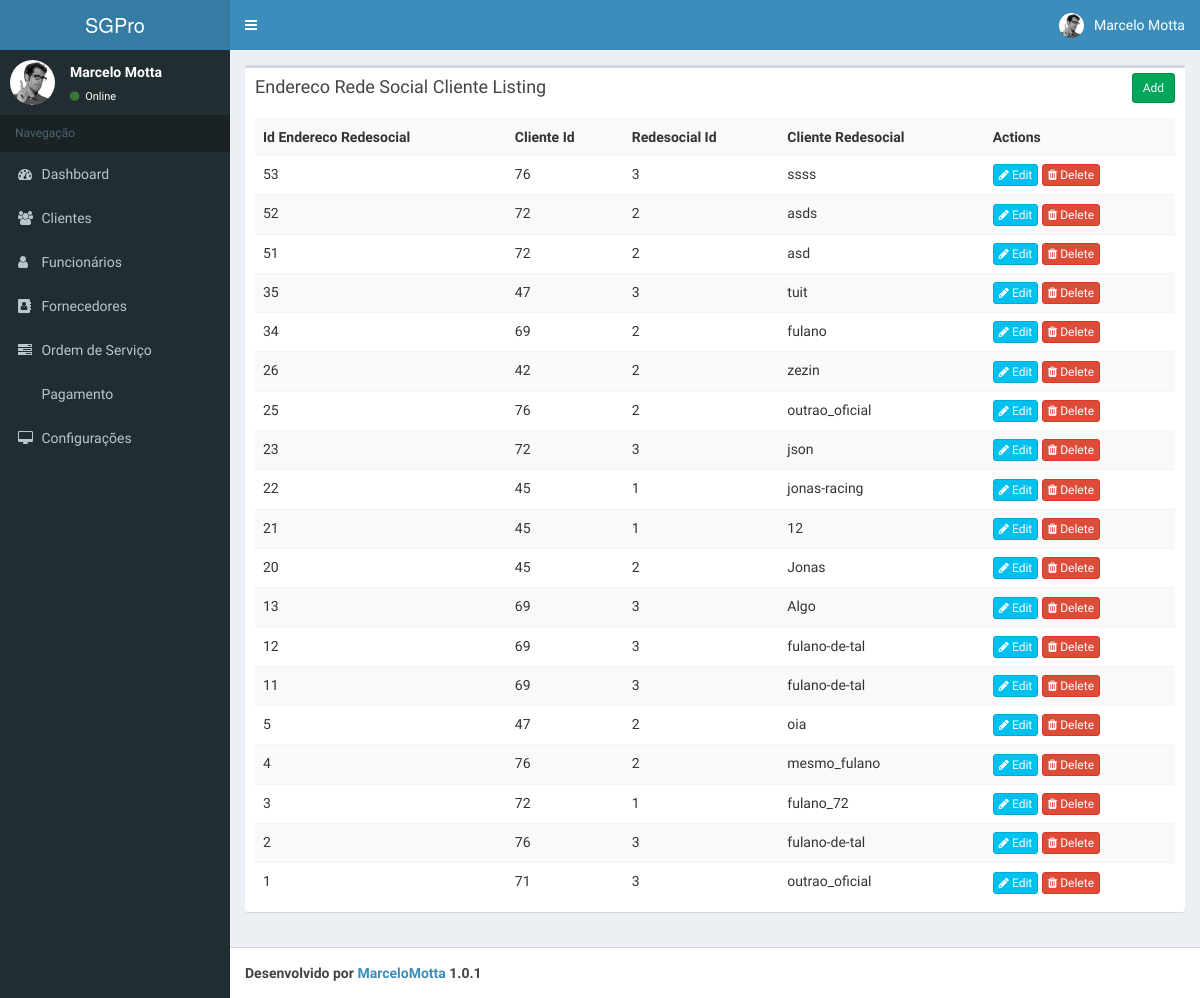
The page /app-developing/index.php/endereco_rede_social_cliente on the database as committed earlier.
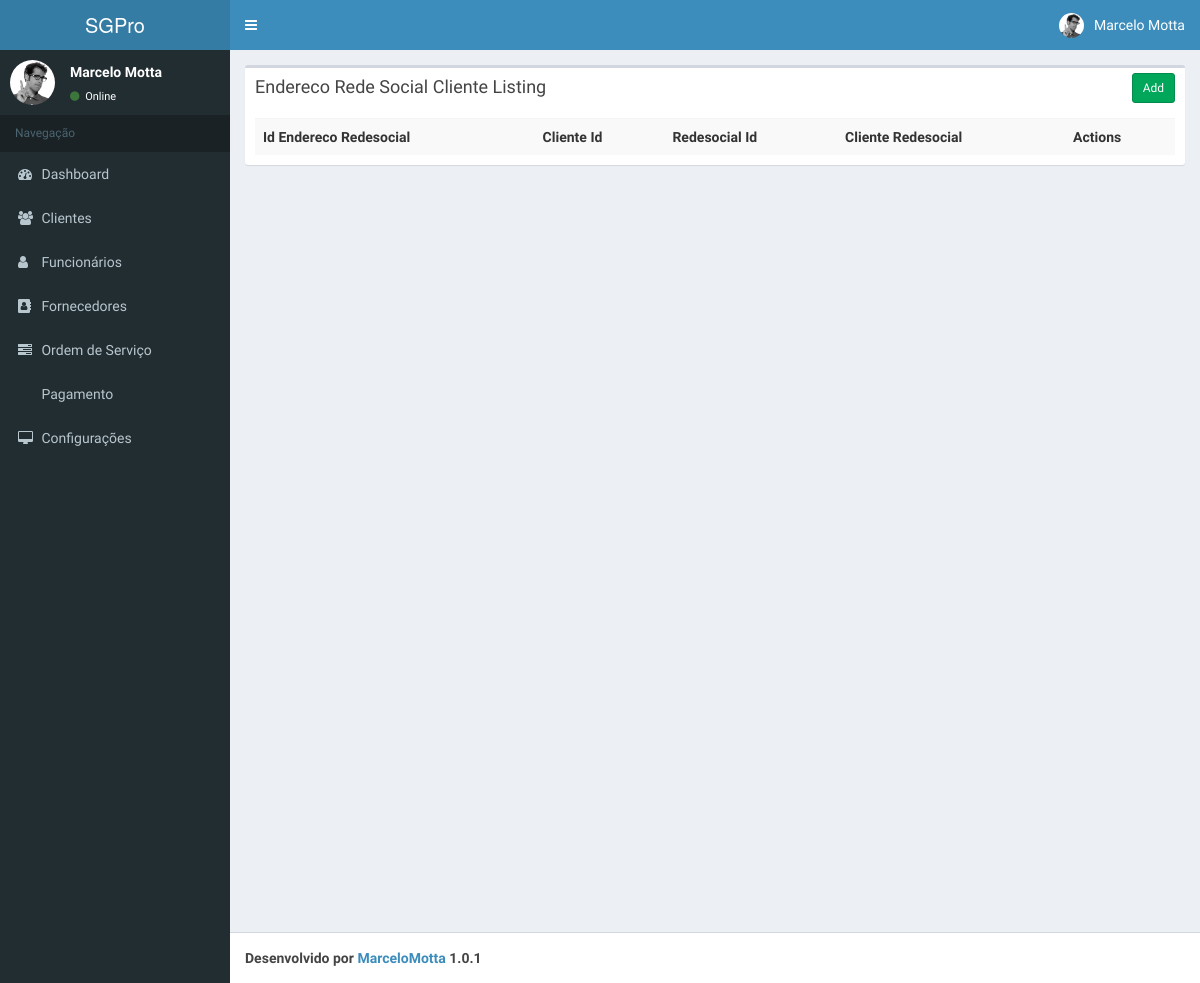
The same page on the database as committed later.
### tables this page shows
CREATE TABLE `endereco_rede_social_cliente` (
  `id_endereco_redesocial` int(11) NOT NULL,
  `cliente_id` int(11) NOT NULL,
  `redesocial_id` int(11) NOT NULL,
  `cliente_redesocial` varchar(100) NOT NULL
);

### app-developing/application/controllers/Endereco_rede_social_cliente.php (called while the page is built, shortened)
<?php
class Endereco_rede_social_cliente extends CI_Controller{
    function __construct()
    {
        $this->load->model('Endereco_rede_social_cliente_model');
    }
    function index()
    {
        $data['endereco_rede_social_cliente'] = $this->Endereco_rede_social_cliente_model->get_all_endereco_rede_social_cliente();
        $data['_view'] = 'endereco_rede_social_cliente/index';
        $this->load->view('layouts/main',$data);
    }
}

### app-developing/index.php (called while the page is built, shortened)
<?php
require_once BASEPATH.'core/CodeIgniter.php';

### app-developing/application/models/Endereco_rede_social_cliente_model.php (called while the page is built, shortened)
<?php
class Endereco_rede_social_cliente_model extends CI_Model
{
    function get_all_endereco_rede_social_cliente()
    {
        $this->db->order_by('id_endereco_redesocial', 'desc');
        return $this->db->get('endereco_rede_social_cliente')->result_array();
    }
}

### app-developing/application/views/endereco_rede_social_cliente/index.php (the view)
<div class="row">
    <div class="col-md-12">
        <div class="box">
            <div class="box-header">
                <h3 class="box-title">Endereco Rede Social Cliente Listing</h3>
            	<div class="box-tools">
                    <a href="<?php echo site_url('endereco_rede_social_cliente/add'); ?>" class="btn btn-success btn-sm">Add</a>
                </div>
            </div>
            <div class="box-body">
                <table class="table table-striped">
                    <tr>
						<th>Id Endereco Redesocial</th>
						<th>Cliente Id</th>
						<th>Redesocial Id</th>
						<th>Cliente Redesocial</th>
						<th>Actions</th>
                    </tr>
                    <?php foreach($endereco_rede_social_cliente as $e){ ?>
                    <tr>
						<td><?php echo $e['id_endereco_redesocial']; ?></td>
						<td><?php echo $e['cliente_id']; ?></td>
						<td><?php echo $e['redesocial_id']; ?></td>
						<td><?php echo $e['cliente_redesocial']; ?></td>
						<td>
                            <a href="<?php echo site_url('endereco_rede_social_cliente/edit/'.$e['id_endereco_redesocial']); ?>" class="btn btn-info btn-xs"><span class="fa fa-pencil"></span> Edit</a>
                            <a href="<?php echo site_url('endereco_rede_social_cliente/remove/'.$e['id_endereco_redesocial']); ?>" class="btn btn-danger btn-xs"><span class="fa fa-trash"></span> Delete</a>
                        </td>
                    </tr>
                    <?php } ?>
                </table>
            </div>
        </div>
    </div>
</div>

Rows that differ between the two databases and show on the page:
removed endereco_rede_social_cliente: id_endereco_redesocial "53", cliente "76", redesocial "3", cliente_redesocial "ssss"
removed endereco_rede_social_cliente: id_endereco_redesocial "52", cliente "72", redesocial "2", cliente_redesocial "asds"
removed endereco_rede_social_cliente: id_endereco_redesocial "51", cliente "72", redesocial "2", cliente_redesocial "asd"
removed endereco_rede_social_cliente: id_endereco_redesocial "35", cliente "47", redesocial "3", cliente_redesocial "tuit"
removed endereco_rede_social_cliente: id_endereco_redesocial "34", cliente "69", redesocial "2", cliente_redesocial "fulano"
removed endereco_rede_social_cliente: id_endereco_redesocial "26", cliente "42", redesocial "2", cliente_redesocial "zezin"
removed endereco_rede_social_cliente: id_endereco_redesocial "25", cliente "76", redesocial "2", cliente_redesocial "outrao_oficial"
removed endereco_rede_social_cliente: id_endereco_redesocial "23", cliente "72", redesocial "3", cliente_redesocial "json"
removed endereco_rede_social_cliente: id_endereco_redesocial "22", cliente "45", redesocial "1", cliente_redesocial "jonas-racing"
removed endereco_rede_social_cliente: id_endereco_redesocial "21", cliente "45", redesocial "1", cliente_redesocial "12"
removed endereco_rede_social_cliente: id_endereco_redesocial "20", cliente "45", redesocial "2", cliente_redesocial "Jonas"
removed endereco_rede_social_cliente: id_endereco_redesocial "13", cliente "69", redesocial "3", cliente_redesocial "Algo"
removed endereco_rede_social_cliente: id_endereco_redesocial "12", cliente "69", redesocial "3", cliente_redesocial "fulano-de-tal"
removed endereco_rede_social_cliente: id_endereco_redesocial "11", cliente "69", redesocial "3", cliente_redesocial "fulano-de-tal"
removed endereco_rede_social_cliente: id_endereco_redesocial "5", cliente "47", redesocial "2", cliente_redesocial "oia"
removed endereco_rede_social_cliente: id_endereco_redesocial "4", cliente "76", redesocial "2", cliente_redesocial "mesmo_fulano"
removed endereco_rede_social_cliente: id_endereco_redesocial "3", cliente "72", redesocial "1", cliente_redesocial "fulano_72"
removed endereco_rede_social_cliente: id_endereco_redesocial "2", cliente "76", redesocial "3", cliente_redesocial "fulano-de-tal"
removed endereco_rede_social_cliente: id_endereco_redesocial "1", cliente "71", redesocial "3", cliente_redesocial "outrao_oficial"
